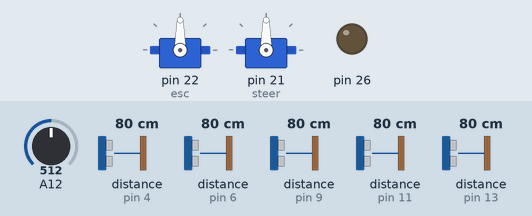
Recording of a sketch running on a simulated Arduino Mega 2560, built with avr-gcc and run on an emulated ATmega2560. Parts: 2 × servo, output pins drawn as LEDs (lit = HIGH). Wiring (inferred from the names in the program): 5 × ultrasonic range finder: trigger pin 3, echo pin 4 / trigger pin 5, echo pin 6 / trigger pin 8, echo pin 9 / trigger pin 10, echo pin 11 / trigger pin 12, echo pin 13. Inputs (shaded band) come from the test bench; at power-on: A12 = 512, distance to the obstacle (sensors on pin 4, pin 6, pin 9, pin 11, pin 13) 80 cm. The echo pulse lasts 58.3 µs per cm; pins used as bus, display or sensor lines are not drawn.

Above: at 6.2 s.
6.3 s: A12 set to 716
At 7.5 s:
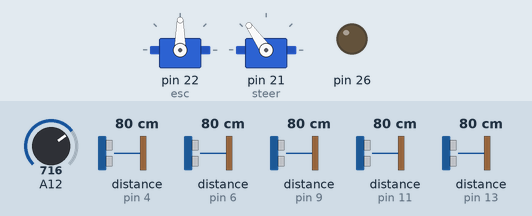
7.8 s: A12 set to 992
At 8.3 s:
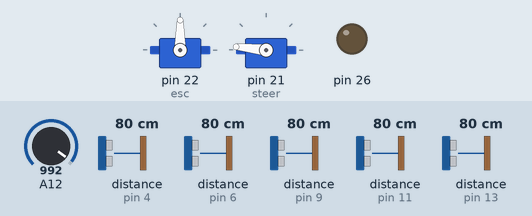
9.3 s: A12 set to 306
At 9.8 s:
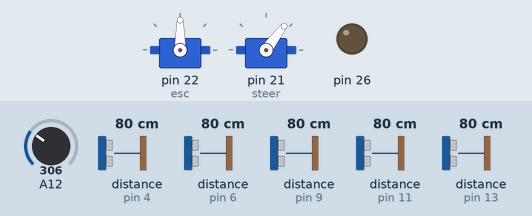
10.8 s: A12 set to 30
At 11.7 s:
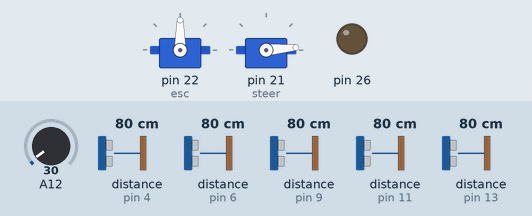
Timing chart, 0 to 13.3 s (numbered marks = the images above; inputs shaded):
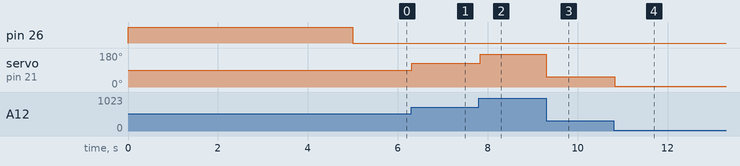

Measured:
- after the input at 6.3 s, servo on pin 21 (steer): 90° → 125° at once
- after the input at 7.8 s, servo on pin 21 (steer): 125° → 174° at once
- after the input at 9.3 s, servo on pin 21 (steer): 174° → 53° at once
- after the input at 10.8 s, servo on pin 21 (steer): 53° → 5° at once

The sketch:

MAX_0.4.ino
```cpp
//Marley Hayward
//30/10/23
//MAX Guide Dog V 0.1
//A program to automate the dog movement and object avoidance

//Include statements.
#include <Servo.h>
//Defining the pins and explanation.

/*
Power: 5v from Mbed to breadboard.
Ground: Ground from Mbed to other side of breadboard.

Esc Motor (Drive Motor):
GPIO Pin = 22.

Servo Motor (Steer Motor):
GPIO Pin = 21;

Accelerometer:

I2C Display:

Ultrasonic Sensor One (FL) (Front-Left Sensor):
5v = breadboard.
Ground = breadboard.
Trig = GPIO Pin 3
Echo = GPIO Pin 4

Ultrasonic Sensor Two (FM) (Front-Middle Sensor):
5v = breadboard.
Ground = breadboard.
Trig = GPIO Pin 5
Echo = GPIO Pin 6

Ultrasonic Sensor Three (FR) (Front-Right Sensor):
5v = breadboard.
Ground = breadboard.
Trig = GPIO Pin 6
Echo = GPIO Pin 7

Ultrasonic Sensor Four (RR) (Rear-Right Sensor):
5v = breadboard.
Ground = breadboard.
Trig = GPIO Pin 9
Echo = GPIO Pin 10

Ultrasonic Sensor Five (RL) (Rear-Left Sensor):
5v = breadboard.
Ground = breadboard.
Trig = GPIO Pin 14
Echo = GPIO Pin 15

Other variables used to track
pitpin (potentiometer pin) = 28;
val (steering angle...i think);
*/

/*Pin/Device Declaration.*/
Servo esc;
Servo steer;

/*Variables Declaration*/
int duration;
long distance;

int potpin = 28;
int val;

int sensorFLTrig = 3;
int sensorFLEcho = 4;

int sensorFMTrig = 5;
int sensorFMEcho = 6;

int sensorFRTrig = 8;
int sensorFREcho = 9;

int sensorRLTrig = 10;
int sensorRLEcho = 11;

int sensorRRTrig = 12;
int sensorRREcho = 13;


/*Monitoring*/


void setup() {

  /*Motion*/
  pinMode(26, OUTPUT);
  digitalWrite(26, HIGH);
  esc.attach(22);
  steer.attach(21);
  esc.write(90);
  steer.write(90);
  delay(5000);
  digitalWrite(26, LOW);


  /*Sensors*/

  pinMode(sensorFLTrig, OUTPUT);
  pinMode(sensorFLEcho, INPUT);

  pinMode(sensorFMTrig, OUTPUT);
  pinMode(sensorFMEcho, INPUT);

  pinMode(sensorFRTrig, OUTPUT);
  pinMode(sensorFREcho, INPUT);

  pinMode(sensorRLTrig, OUTPUT);
  pinMode(sensorRLEcho, INPUT);

  pinMode(sensorRRTrig, OUTPUT);
  pinMode(sensorRREcho, INPUT);


}

void loop() {
  //Reading the values from the Potentiometer.
  val = analogRead(potpin);
  val = map(val, 0, 1023, 0, 180); /*the value is being mapped - steering angle is between 0 (left) and 180 (Right).
  esc.write(val);                  Writing this value to the esc motor to control the speed relative to the steering angle.*/
  steer.write(val);
  delay(15);
  /*Now adding our code to take sensor input and make the car turn based on its surroundings.*/

  /*READING FROM FRONT-LEFT SENSOR*/
  digitalWrite(sensorFLTrig, LOW);
  delayMicroseconds(2);

  digitalWrite(sensorFLTrig, HIGH);
  delayMicroseconds(10);
  digitalWrite(sensorFLTrig, LOW);

  duration = pulseIn(sensorFLEcho, HIGH);

  distance = duration * 0.034 / 2;

  Serial.print("Distance FL: ");
  Serial.println(distance);

  /*READING FROM FRONT-MIDDLE SENSOR*/
  digitalWrite(sensorFMTrig, LOW);
  delayMicroseconds(2);

  digitalWrite(sensorFMTrig, HIGH);
  delayMicroseconds(10);
  digitalWrite(sensorFMTrig, LOW);

  duration = pulseIn(sensorFMEcho, HIGH);

  distance = duration * 0.034 / 2;

  Serial.print("Distance FM: ");
  Serial.println(distance);


  /*READING FROM FRONT-RIGHT SENSOR */
  digitalWrite(sensorFRTrig, LOW);
  delayMicroseconds(2);

  digitalWrite(sensorFRTrig, HIGH);
  delayMicroseconds(10);
  digitalWrite(sensorFRTrig, LOW);

  duration = pulseIn(sensorFREcho, HIGH);

  distance = duration * 0.034 / 2;

  Serial.print("Distance FR: ");
  Serial.println(distance);

  /*READING FROM REAR-LEFTT SENSOR */
  digitalWrite(sensorRLTrig, LOW);
  delayMicroseconds(2);

  digitalWrite(sensorRLTrig, HIGH);
  delayMicroseconds(10);
  digitalWrite(sensorRLTrig, LOW);

  duration = pulseIn(sensorRLEcho, HIGH);

  distance = duration * 0.034 / 2;

  Serial.print("Distance RL: ");
  Serial.println(distance);

  /*READING FROM REAR-RIGHT SENSOR */
  digitalWrite(sensorRRTrig, LOW);
  delayMicroseconds(2);

  digitalWrite(sensorRRTrig, HIGH);
  delayMicroseconds(10);
  digitalWrite(sensorRRTrig, LOW);

  duration = pulseIn(sensorRREcho, HIGH);

  distance = duration * 0.034 / 2;

  Serial.print("Distance RR: ");
  Serial.println(distance);


  /*Monitoring*/


}
```
